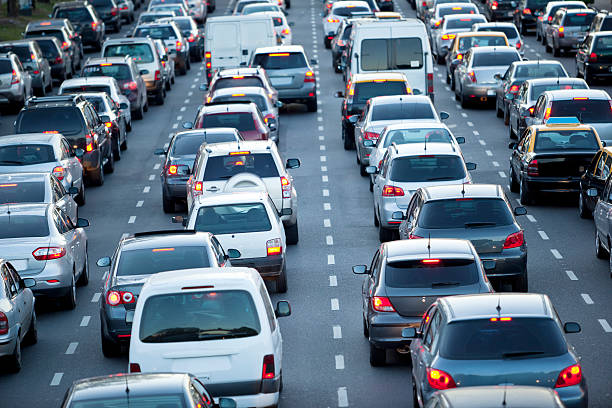
#> input picture CODE/4 - Advanced/3 - cv2Test/img.jpg, 612 x 408 px
$ python main.py
#> lines starting #> are read from the running program, lines starting #| are printed output that depends on the picture
import cv2
import os

class Main:

	@staticmethod
	def main() -> None:
		image = cv2.imread('img.jpg', 1)
#> image is the input picture: shape (408, 612, 3); mean B, G, R 133.4, 115.9, 96.7
		gray_img = cv2.cvtColor(image, cv2.COLOR_BGR2GRAY)
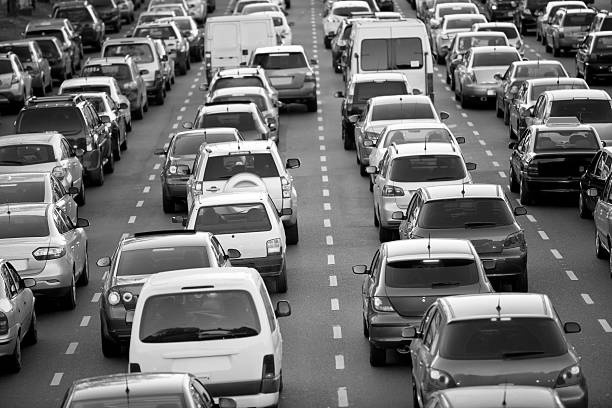
#> gray_img: shape (408, 612); min 0, max 255, mean 112.1
		RGB_image = cv2.cvtColor(image, cv2.COLOR_BGR2RGB)

		h, w  = image.shape[:2]
#> h = 408; w = 612
		print(f'height: {h} and width: {w}')
#| height: 408 and width: 612
		data = image.shape[2:]
#> data = (3,)
		print(f'other data: {data}')
#| other data: (3,)


		B, R, G = image[100, 100]
#> B = 104; R = 77; G = 33
		print(f'value of the pixel in 100x100 position: {R} {G} {B}')
#| value of the pixel in 100x100 position: 77 33 104
		R = image[110, 110, 2]
#> R = 228
		print(f'value of the R pixel in the 110x110 position: {R}')
#| value of the R pixel in the 110x110 position: 228


		from_to = image[100: 500, 200: 500]
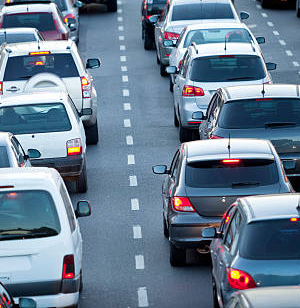
#> from_to: shape (308, 300, 3); mean B, G, R 146.3, 126.6, 106.2
		cv2.imshow('ROI image', from_to)

		resize_image = cv2.resize(image, (500, 500))
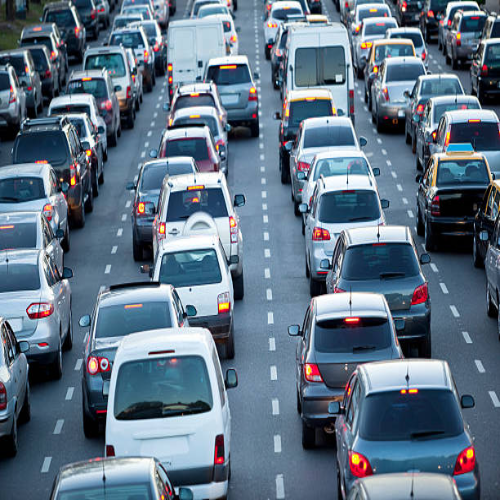
#> resize_image: shape (500, 500, 3); mean B, G, R 133.3, 115.8, 96.6
		cv2.imshow('Resized Image', resize_image)

		ratio = 500 / w
#> ratio = 0.817
		dim = (500, int(h * ratio))
#> dim = (500, 333)

		correct_resize = cv2.resize(image, dim)
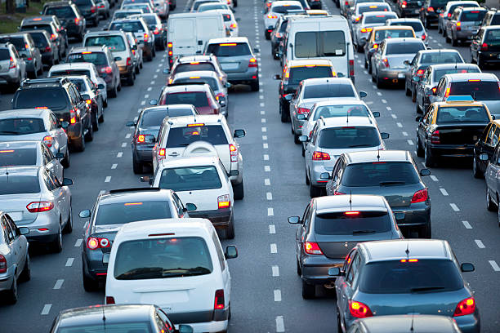
#> correct_resize: shape (333, 500, 3); mean B, G, R 133.3, 115.8, 96.6
		cv2.imshow('Correct Resized Image', correct_resize)


		out = image.copy()
		rect = cv2.rectangle(out, (100, 100), (200, 200), (190, 190, 190), 2)
		text = cv2.putText(out, 'TEST', (150, 150), cv2.FONT_HERSHEY_SIMPLEX, 4, (10, 10, 10), 3)
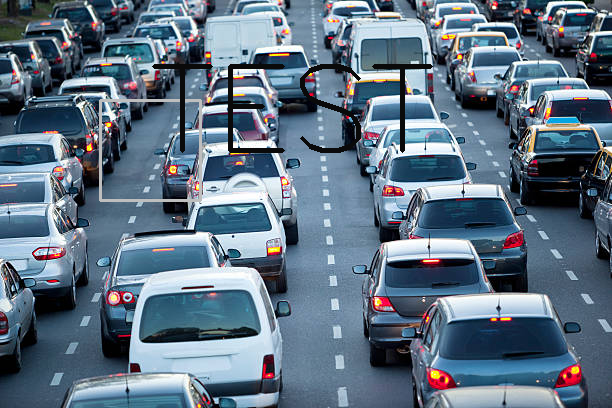
#> text: shape (408, 612, 3); mean B, G, R 131.7, 114.5, 95.6

		cv2.imshow('Rectangle image', out)


		cv2.imshow('gray image', gray_img)
		if 'gray_img.jpg' not in os.listdir('./'):
			cv2.imwrite('./gray_img.jpg', gray_img)
			print('Image saved succesfully!')

		key = cv2.waitKey(0)
#> (key Esc is pressed here)
		print(f'{key} was pressed')

		cv2.destroyWindow('gray image')
#		cv2.destroyAllWindows()

if __name__ == '__main__':
	Main.main()
